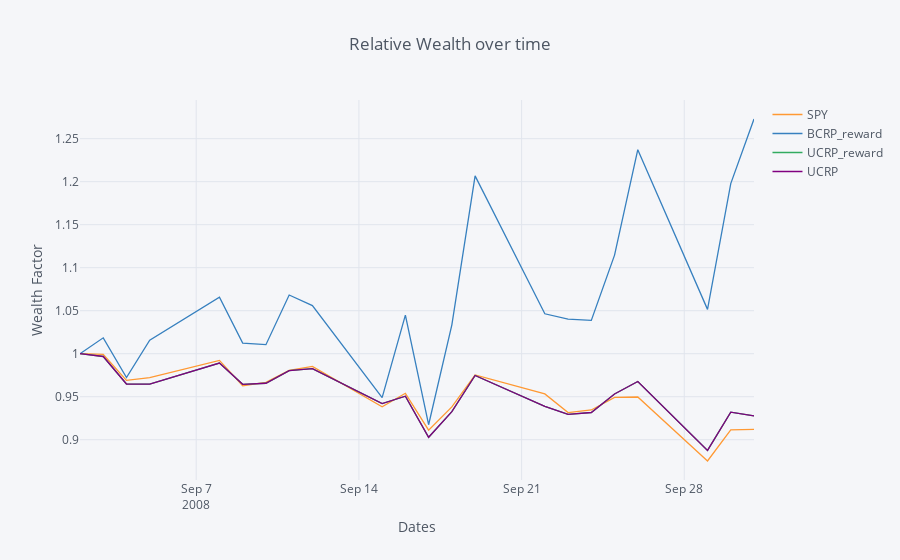

The code cell stored with this chart in its notebook:
### Code cell
W = np.repeat(1.0/16, 16)
portfolio = np.tile(W, (21, 1))
benchmark_portfolio(portfolio, 'UCRP', SPY_benchmark, stock_prices = us_stock_prices)

### Figure 1 — Plotly figure (JSON) as saved in the notebook; plotly's stock layout.template omitted (floating-point values rounded to 4 significant figures)
{"data": [{"line": {"color": "rgba(255, 153, 51, 1.0)", "dash": "solid", "shape": "linear", "width": 1.3}, "mode": "lines", "name": "SPY", "text": "", "type": "scatter", "uid": "ee1c24da-4dcf-4811-a27f-2df9da5b4bbe", "x": ["2008-09-02", "2008-09-03", "2008-09-04", "2008-09-05", "2008-09-08", "2008-09-09", "2008-09-10", "2008-09-11", "2008-09-12", "2008-09-15", "2008-09-16", "2008-09-17", "2008-09-18", "2008-09-19", "2008-09-22", "2008-09-23", "2008-09-24", "2008-09-25", "2008-09-26", "2008-09-29", "2008-09-30", "2008-10-01"], "y": [1, 0.9991, 0.9691, 0.9721, 0.9922, 0.9627, 0.9666, 0.9806, 0.9852, 0.9383, 0.954, 0.9111, 0.9381, 0.9754, 0.9533, 0.9316, 0.9346, 0.9492, 0.9497, 0.8753, 0.9115, 0.912]}, {"line": {"color": "rgba(55, 128, 191, 1.0)", "dash": "solid", "shape": "linear", "width": 1.3}, "mode": "lines", "name": "BCRP_reward", "text": "", "type": "scatter", "uid": "3b77088d-2f12-4709-a1c0-62e585b81b8f", "x": ["2008-09-02", "2008-09-03", "2008-09-04", "2008-09-05", "2008-09-08", "2008-09-09", "2008-09-10", "2008-09-11", "2008-09-12", "2008-09-15", "2008-09-16", "2008-09-17", "2008-09-18", "2008-09-19", "2008-09-22", "2008-09-23", "2008-09-24", "2008-09-25", "2008-09-26", "2008-09-29", "2008-09-30", "2008-10-01"], "y": [1, 1.018, 0.9723, 1.016, 1.066, 1.012, 1.011, 1.068, 1.056, 0.949, 1.045, 0.9174, 1.034, 1.207, 1.046, 1.04, 1.039, 1.115, 1.237, 1.052, 1.198, 1.273]}, {"line": {"color": "rgba(50, 171, 96, 1.0)", "dash": "solid", "shape": "linear", "width": 1.3}, "mode": "lines", "name": "UCRP_reward", "text": "", "type": "scatter", "uid": "a73d5852-a6b5-4bc1-a85b-fc2d0fefedcc", "x": ["2008-09-02", "2008-09-03", "2008-09-04", "2008-09-05", "2008-09-08", "2008-09-09", "2008-09-10", "2008-09-11", "2008-09-12", "2008-09-15", "2008-09-16", "2008-09-17", "2008-09-18", "2008-09-19", "2008-09-22", "2008-09-23", "2008-09-24", "2008-09-25", "2008-09-26", "2008-09-29", "2008-09-30", "2008-10-01"], "y": [1, 0.9968, 0.9648, 0.9647, 0.9891, 0.9644, 0.9656, 0.9803, 0.9826, 0.9421, 0.9505, 0.9028, 0.9326, 0.9747, 0.9389, 0.9295, 0.9317, 0.9532, 0.9677, 0.8875, 0.932, 0.9276]}, {"line": {"color": "rgba(128, 0, 128, 1.0)", "dash": "solid", "shape": "linear", "width": 1.3}, "mode": "lines", "name": "UCRP", "text": "", "type": "scatter", "uid": "cc96fae8-9a11-4083-ba95-2037146ad016", "x": ["2008-09-02", "2008-09-03", "2008-09-04", "2008-09-05", "2008-09-08", "2008-09-09", "2008-09-10", "2008-09-11", "2008-09-12", "2008-09-15", "2008-09-16", "2008-09-17", "2008-09-18", "2008-09-19", "2008-09-22", "2008-09-23", "2008-09-24", "2008-09-25", "2008-09-26", "2008-09-29", "2008-09-30", "2008-10-01"], "y": [1, 0.9968, 0.9648, 0.9647, 0.9891, 0.9644, 0.9656, 0.9803, 0.9826, 0.9421, 0.9505, 0.9028, 0.9326, 0.9747, 0.9389, 0.9295, 0.9317, 0.9532, 0.9677, 0.8875, 0.932, 0.9276]}], "layout": {"legend": {"bgcolor": "#F5F6F9", "font": {"color": "#4D5663"}}, "paper_bgcolor": "#F5F6F9", "plot_bgcolor": "#F5F6F9", "title": {"font": {"color": "#4D5663"}, "text": "Relative Wealth over time"}, "xaxis": {"gridcolor": "#E1E5ED", "showgrid": true, "tickfont": {"color": "#4D5663"}, "title": {"font": {"color": "#4D5663"}, "text": "Dates"}, "zerolinecolor": "#E1E5ED"}, "yaxis": {"gridcolor": "#E1E5ED", "showgrid": true, "tickfont": {"color": "#4D5663"}, "title": {"font": {"color": "#4D5663"}, "text": "Wealth Factor"}, "zerolinecolor": "#E1E5ED"}}}
